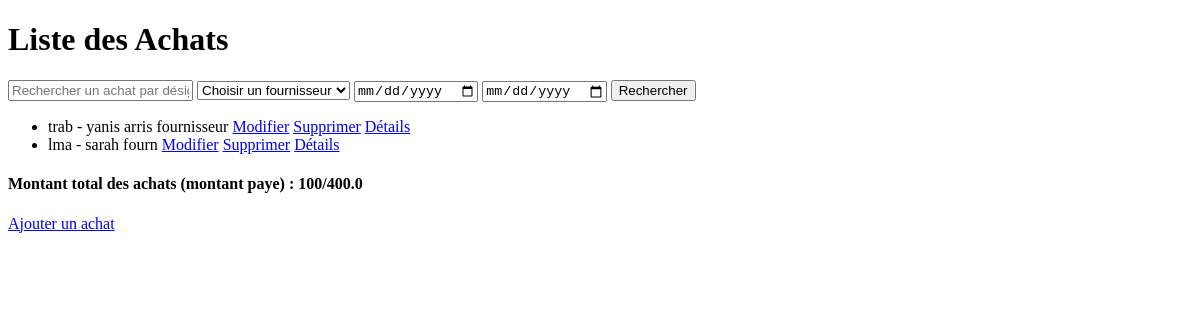
/Entrepot/achats/, run on an earlier commit of the app's database.
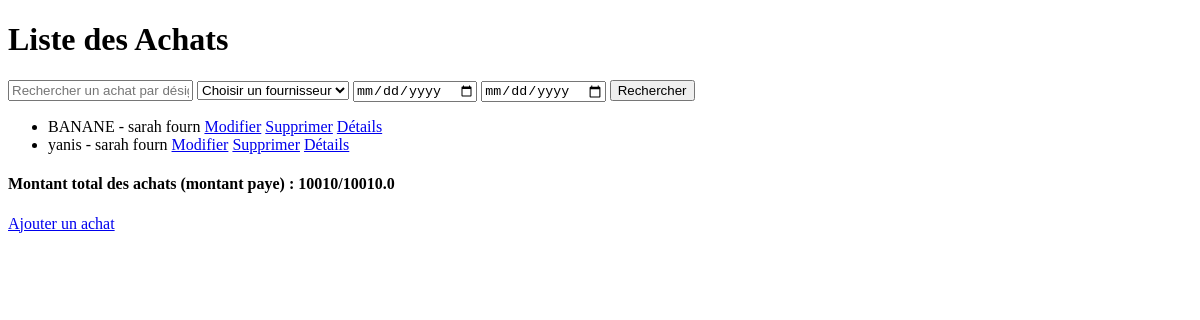
And on a later commit of the database.
### entrepot/models.py (models this page shows, shortened)
class Achat(models.Model):
    produit = models.ForeignKey('Produit', on_delete=models.CASCADE)
    fournisseur = models.ForeignKey('Fournisseur', on_delete=models.CASCADE)
    quantite = models.IntegerField()
    prix_unitaire_HT = models.DecimalField(max_digits=10, decimal_places=2)
    date_achat = models.DateField(auto_now_add=True)
    paiement_partiel = models.BooleanField(default=False)
    montant_paye = models.DecimalField(max_digits=10, decimal_places=2, default=0)

class Produit(models.Model):
    code = models.CharField(max_length=20)
    designation = models.CharField(max_length=100)
    nombre_vente0 = models.IntegerField(default=0)
    nombre_vente1 = models.IntegerField(default=0)
    nombre_vente2 = models.IntegerField(default=0)
    nombre_vente3 = models.IntegerField(default=0)
    def __str__(self):
        return self.designation

class Fournisseur(models.Model):
    code = models.CharField(max_length=20)
    nom = models.CharField(max_length=100)
    adresse = models.CharField(max_length=200)
    telephone = models.CharField(max_length=15)
    solde = models.DecimalField(max_digits=10, decimal_places=2, default=0)
    prix_total_depense_chez_fournisseur = models.DecimalField(max_digits=10, decimal_places=2, default=0)  # Ajout de l'attribut nombre_achat pour les fournisseurs
    def __str__(self):
        return self.nom

### entrepot/views.py (the view)
# urls.py: path('achats/', views.Achat_list, name='achat_list'),
def Achat_list(request):
    query = request.GET.get('q')
    date_debut = request.GET.get('date_debut')
    date_fin = request.GET.get('date_fin')
    fournisseur_id = request.GET.get('fournisseur')
    Achats = Achat.objects.all()
    if date_debut and date_fin:
        start_date = parse_date(date_debut)
        end_date = parse_date(date_fin)
        if start_date and end_date:
            Achats = Achats.filter(date_achat__range=[start_date, end_date])
    if query:
        Achats = Achats.filter(produit__designation__icontains=query)
    if fournisseur_id:
        Achats = Achats.filter(fournisseur__id=fournisseur_id)
    fournisseurs = Fournisseur.objects.all()
    total_montant_achats_payer = Achats.aggregate(Sum('montant_paye'))['montant_paye__sum'] or 0
    total_montant_achats = Achat.objects.aggregate(
    total=Sum(F('prix_unitaire_HT') * F('quantite'), output_field=FloatField())
)['total'] or 0
    return render(request, 'Achat/Achat_list.html', {
        'Achats': Achats,
        'fournisseurs': fournisseurs,
        'total_montant_achats_payer': total_montant_achats_payer,
        'total_montant_achats': total_montant_achats
    })

### entrepot/templates/Achat/achat_list.html (shortened to what this page needs)
<!DOCTYPE html>
<html>
<head>
</head>
<body>
    <h1>Liste des Achats</h1>
    <form method="GET">
        <input type="text" name="q" placeholder="Rechercher un achat par désignation du produit...">
        <select name="fournisseur">
            <option value="">Choisir un fournisseur</option>
        </select>
        <input type="date" name="date_debut" placeholder="Date de début">
        <input type="date" name="date_fin" placeholder="Date de fin">
        <button type="submit">Rechercher</button>
    </form>
    <ul>
        {% for achat in Achats %}
            <li>
                {{ achat.produit }} - {{ achat.fournisseur }}
                <a href="{% url 'achat_edit' achat.pk %}">Modifier</a>
                <a href="{% url 'achat_delete' achat.pk %}">Supprimer</a>
                <a href="{% url 'achat_detail' achat.pk %}">Détails</a>
            </li>
        {% endfor %}
    </ul>
    <h4>Montant total des achats (montant paye) : {{ total_montant_achats_payer }}/{{total_montant_achats}}</h4>
    <a href="{% url 'achat_new' %}">Ajouter un achat</a>
</body>
</html>

What changed in the data, as far as the page shows it:
removed Achat: produit "trab", fournisseur "yanis arris fournisseur"
removed Achat: produit "lma", fournisseur "sarah fourn"
added Achat: produit "BANANE", fournisseur "sarah fourn"
added Achat: produit "yanis", fournisseur "sarah fourn"
Also different on the page:
{{ total_montant_achats_payer }}: "100" → "10010"
{{ total_montant_achats }}: "400.0" → "10010.0"
